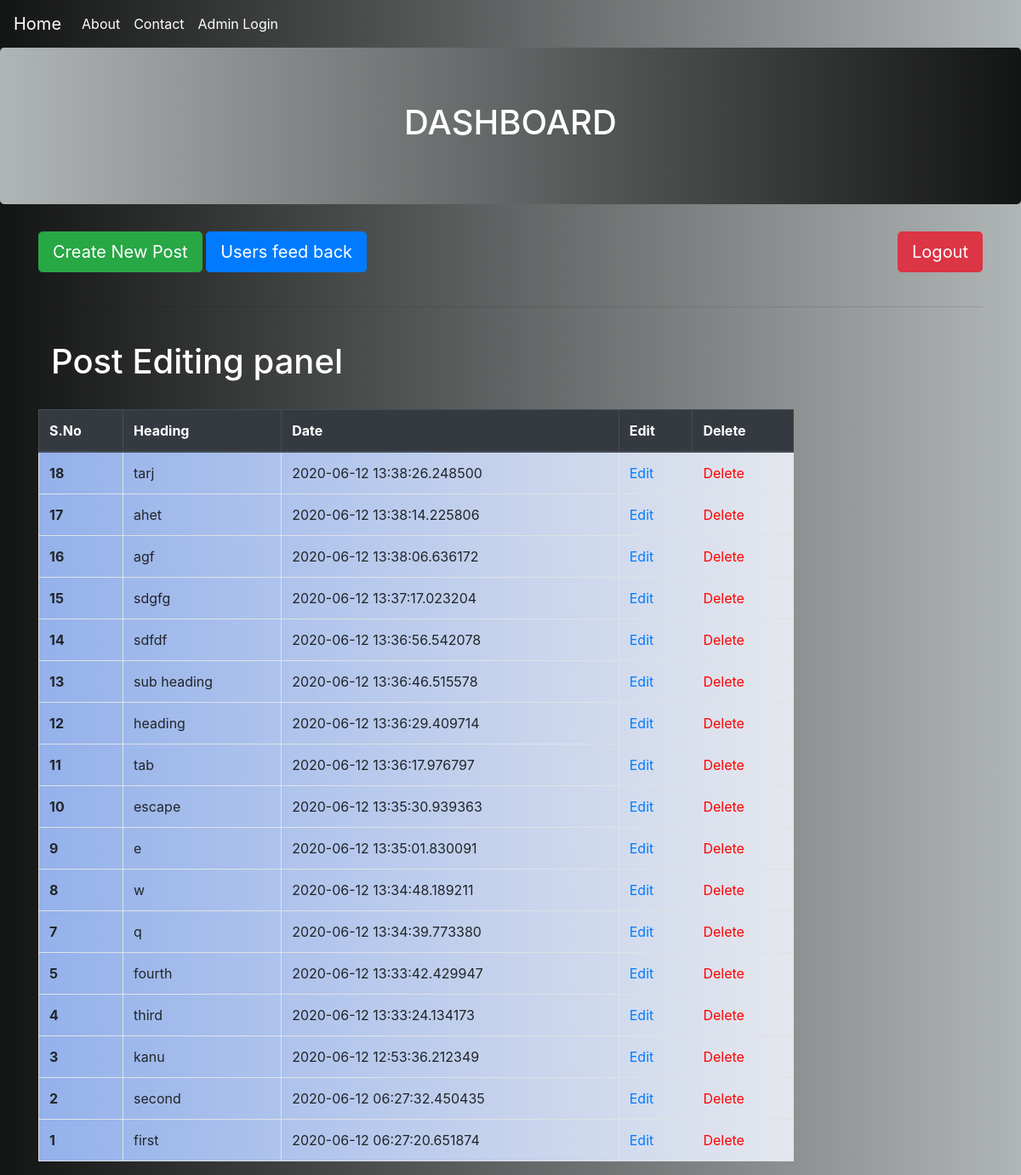
Page /posts/dashboard (signed in) on the committed database.
### myproject/modles.py (models this page shows, shortened)
class Posts(db.Model):
    s_no = db.Column(db.Integer, primary_key=True)
    slug = db.Column(db.Integer, nullable=False)
    heading = db.Column(db.String, nullable=False)
    sub_heading = db.Column(db.String, nullable=False)
    content = db.Column(db.String(1000), nullable=False)
    date = db.Column(db.String, nullable=False)

### myproject/posts/view.py (the view)
@posts_blueprint.route('/dashboard', methods=['GET', 'POST'])
def dashboard():
    if 'admin' in session and session['admin'] == 'shubham@gmail.com':
        post = Posts.query.order_by(desc(Posts.s_no)).all()
        return render_template('dashboard.html', post=post)
    return redirect(url_for('Posts.login'))

### myproject/posts/templates/posts/dashboard.html
{% extends "layout.html" %}
{% block content %}
<div class="jumbotron" style="text-align:center; background : linear-gradient(to right, #b0b5b5, #131414);color:white">
    <h1>DASHBOARD</h1>
</div>
<div class="container">
    <div class="btn-group-lg" role="group" aria-label="Basic example" >
        <a type="button" class="btn btn-success" href="/posts/add"><span style="color : white"> Create New Post</span> </a>
        <a type="button" class="btn btn-primary" href="/posts/feedback">Users feed back </a>
        <a type="button" class="btn btn-danger float-right" href="/posts/logout"><span style="color:white" >Logout</span> </a>
    </div>
    <br><hr><br>
    <div class="container" style="color : white">
    <h1>Post Editing panel</h1>
    </div>
    <br>
    <table class="table table-bordered" style="background : linear-gradient(to right, #94b1eb, #e4e7ed); width : 80%;">
          <thead class="thead-dark">
            <tr>
              <th scope="col">S.No</th>
              <th scope="col">Heading</th>
              <th scope="col">Date</th>
              <th scope="col">Edit</th>
              <th scope="col">Delete</th>
            </tr>
          </thead>
          <tbody>
          {% for p in post %}
            <tr>
              <th scope="row">{{p.s_no}}</th>
              <td>{{p.heading}}</td>
              <td>{{p.date}}</td>
              <td><a href="/posts/edit/{{p.s_no}}">Edit</a></td>
              <td><a href="/posts/delete/{{p.s_no}}"> <span style="color:red" >Delete </span></a></td>
            </tr>
          {% endfor %}
          </tbody>
        </table>
</div>
{% endblock %}

### myproject/templates/layout.html (shortened to what this page needs)
<!DOCTYPE html>
<html lang="en">
<head>
<link rel="stylesheet" href="https://stackpath.bootstrapcdn.com/bootstrap/4.5.0/css/bootstrap.min.css">
</head>
<body style="background : linear-gradient(to right, #131414, #b0b5b5);">
<nav class="navbar navbar-expand-lg navbar-light bg-light" style="background : linear-gradient(to right, #131414, #b0b5b5); ">
  <a class="navbar-brand" href="{{url_for('home')}}"><span style="color:white">Home</span></a>
  <div class="collapse navbar-collapse" id="navbarSupportedContent">
    <ul class="navbar-nav mr-auto">
      <li class="nav-item active">
        <a class="nav-link" href="{{url_for('info')}}"><span style="color:white">About</span></a>
      </li>
      <li class="nav-active">
        <a class="nav-link" href="{{url_for('Contacts.contact')}}"><span style="color:white">Contact</span></a>
      </li>
      <li class="nav-active">
        <a class="nav-link" href="{{url_for('Posts.login')}}"><span style="color:white">Admin Login</span></a>
      </li>
    </ul>
  </div>
</nav>
{% block content %}
{% endblock %}
</body>
</html>

### rows in the picture
Posts: s_no "18", heading "tarj", date "2020-06-12 13:38:26.248500"
Posts: s_no "17", heading "ahet", date "2020-06-12 13:38:14.225806"
Posts: s_no "16", heading "agf", date "2020-06-12 13:38:06.636172"
Posts: s_no "15", heading "sdgfg", date "2020-06-12 13:37:17.023204"
Posts: s_no "14", heading "sdfdf", date "2020-06-12 13:36:56.542078"
Posts: s_no "13", heading "sub heading", date "2020-06-12 13:36:46.515578"
Posts: s_no "12", heading "heading", date "2020-06-12 13:36:29.409714"
Posts: s_no "11", heading "tab", date "2020-06-12 13:36:17.976797"
Posts: s_no "10", heading "escape", date "2020-06-12 13:35:30.939363"
Posts: s_no "9", heading "e", date "2020-06-12 13:35:01.830091"
Posts: s_no "8", heading "w", date "2020-06-12 13:34:48.189211"
Posts: s_no "7", heading "q", date "2020-06-12 13:34:39.773380"
Posts: s_no "5", heading "fourth", date "2020-06-12 13:33:42.429947"
Posts: s_no "4", heading "third", date "2020-06-12 13:33:24.134173"
Posts: s_no "3", heading "kanu", date "2020-06-12 12:53:36.212349"
Posts: s_no "2", heading "second", date "2020-06-12 06:27:32.450435"
Posts: s_no "1", heading "first", date "2020-06-12 06:27:20.651874"
